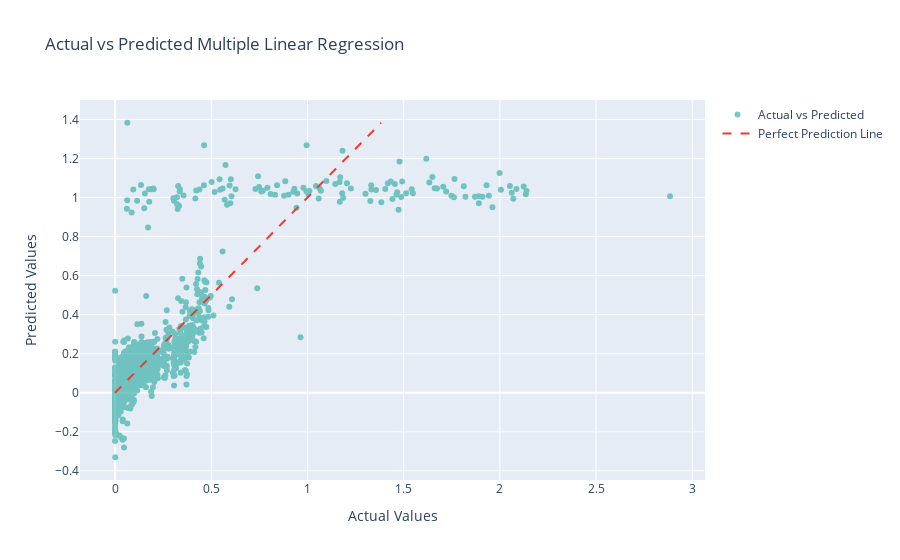

The notebook cell this image was saved under:
### Markdown cell above
From scatter plots of Actual vs Predicted you can tell how well the model is performing by comparing the subest of the original dataset (`y_test`) with the predicted values (`y_pred`). For the ideal model, the points should be closer to a diagonal line.

### Code cell
# Create a scatter plot for Actual vs Predicted
fig = go.Figure()
fig.add_trace(go.Scatter(x=y_test, y=y_pred_linear, mode='markers', name='Actual vs Predicted',
                         marker=dict(color='#33ADA4'), opacity=0.65))
fig.add_trace(go.Scatter(x=[min(y_test), max(y_pred_linear)], y=[min(y_test), max(y_pred_linear)],
                         mode='lines', line=dict(color='#ef3b2c', dash='dash'), name='Perfect Prediction Line'))

# Set axes labels and title
fig.update_layout(xaxis_title='Actual Values', yaxis_title='Predicted Values', title='Actual vs Predicted Multiple Linear Regression')

# Show the plot
fig.show()

### Figure 1 — Plotly figure (JSON) as saved in the notebook; plotly's stock layout.template omitted (floating-point values rounded to 4 significant figures; data arrays with more than 128 entries replaced by an {"elided": "..."} marker saying what was removed)
{"data": [{"marker": {"color": "#33ADA4"}, "mode": "markers", "name": "Actual vs Predicted", "opacity": 0.65, "type": "scatter", "x": {"elided": "1946 float values"}, "y": {"elided": "1946 float values"}}, {"line": {"color": "#ef3b2c", "dash": "dash"}, "mode": "lines", "name": "Perfect Prediction Line", "type": "scatter", "x": [-0.0004451, 1.383], "y": [-0.0004451, 1.383]}], "layout": {"title": {"text": "Actual vs Predicted Multiple Linear Regression"}, "xaxis": {"title": {"text": "Actual Values"}}, "yaxis": {"title": {"text": "Predicted Values"}}}}
